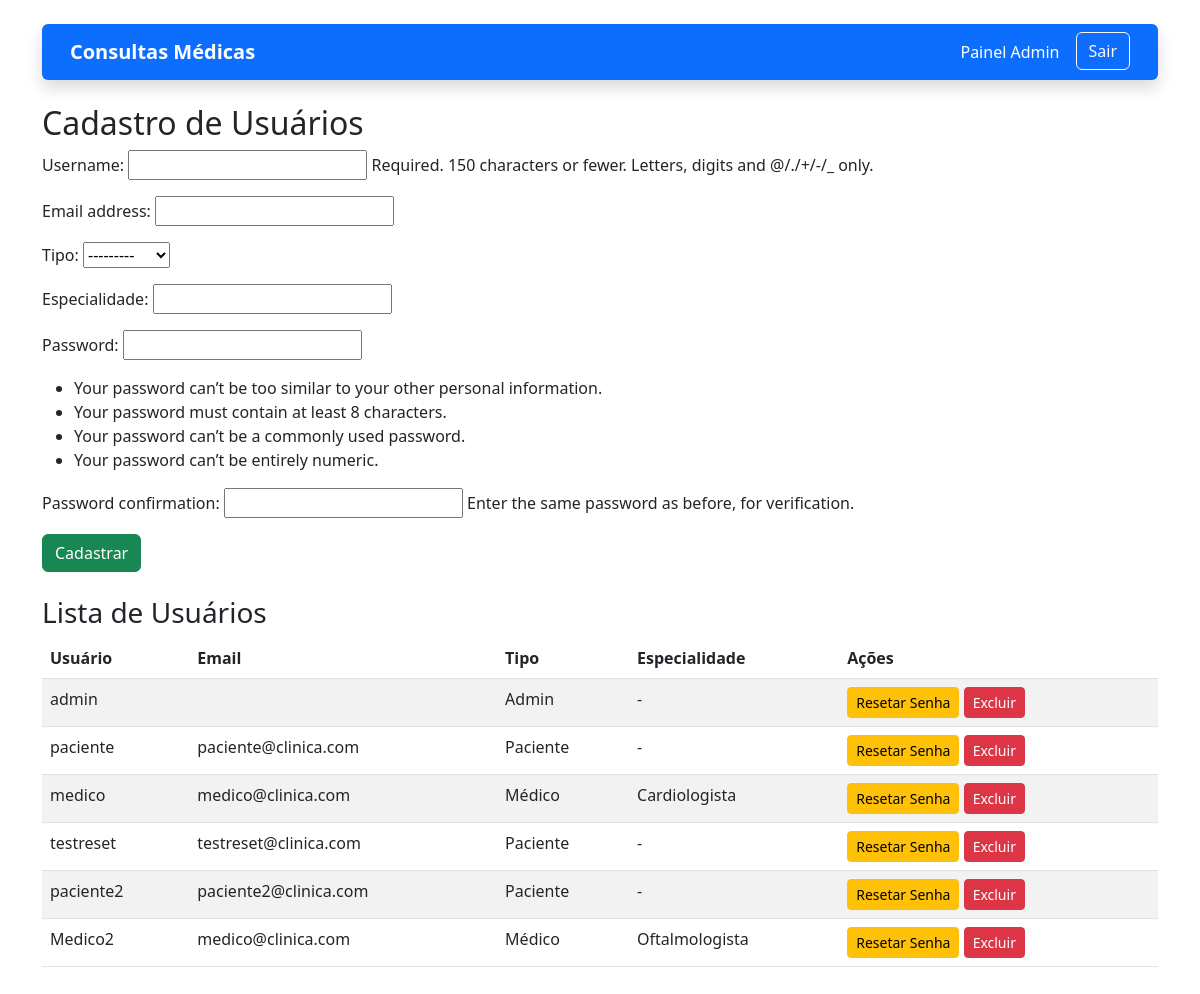
Page /admin_dashboard/ (signed in) on the committed database.
### core/models.py (models this page shows)
class User(AbstractUser):
    USER_TYPES = (
        ('admin', 'Admin'),
        ('medico', 'Médico'),
        ('paciente', 'Paciente'),
    )
    tipo = models.CharField(max_length=10, choices=USER_TYPES)
    especialidade = models.CharField(max_length=100, blank=True, null=True)

### core/views.py (the view)
# urls.py: path('admin_dashboard/', views.admin_dashboard, name='admin_dashboard'),
@login_required
@user_passes_test(lambda u: u.tipo == 'admin')
def admin_dashboard(request):
    usuarios = User.objects.all()
    if request.method == 'POST':
        form = CustomUserCreationForm(request.POST)
        if form.is_valid():
            form.save()
            return redirect('admin_dashboard')
    else:
        form = CustomUserCreationForm()
    return render(request, 'core/admin_dashboard.html', {'form': form, 'usuarios': usuarios})

### core/forms.py (shortened to what this page needs)
class CustomUserCreationForm(UserCreationForm):
    class Meta:
        model = User
        fields = ('username', 'email', 'tipo', 'especialidade', 'password1', 'password2')

### core/templates/core/admin_dashboard.html (shortened to what this page needs)
{% extends 'core/base.html' %}
{% block content %}
<h2>Cadastro de Usuários</h2>
<form method="post" class="mb-4">
    {{ form.as_p }}
    <button type="submit" class="btn btn-success">Cadastrar</button>
</form>
<h3>Lista de Usuários</h3>
<table class="table table-striped">
    <thead>
        <tr>
            <th>Usuário</th>
            <th>Email</th>
            <th>Tipo</th>
            <th>Especialidade</th>
            <th>Ações</th>
        </tr>
    </thead>
    <tbody>
    {% for user in usuarios %}
        <tr>
            <td>{{ user.username }}</td>
            <td>{{ user.email }}</td>
            <td>{{ user.get_tipo_display|default:"(não definido)" }}</td>
            <td>{{ user.especialidade|default:"-" }}</td>
            <td>
                <form method="post" action="{% url 'reset_senha' user.id %}" class="d-inline">
                    <button class="btn btn-sm btn-warning">Resetar Senha</button>
                </form>
                <form method="post" action="{% url 'excluir_usuario' user.id %}" class="d-inline" onsubmit="return confirm('Tem certeza que deseja excluir este usuário?');">
                    <button class="btn btn-sm btn-danger">Excluir</button>
                </form>
            </td>
        </tr>
    {% endfor %}
    </tbody>
</table>
{% endblock %}

### core/templates/core/base.html (shortened to what this page needs)
{% load static %}
<!DOCTYPE html>
<html lang="pt-br">
<head>
    <link rel="stylesheet" href="https://cdn.jsdelivr.net/npm/bootstrap@5.3.0/dist/css/bootstrap.min.css">
    <link rel="stylesheet" href="https://cdn.jsdelivr.net/npm/fullcalendar@6.1.8/index.global.min.css">
</head>
<body class="container py-4">
    <nav class="navbar navbar-expand-lg navbar-dark bg-primary mb-4 rounded shadow px-3">
        <div class="container-fluid">
            <a class="navbar-brand fw-bold text-white" href="{% url 'home' %}">Consultas Médicas</a>
            <div class="collapse navbar-collapse justify-content-end">
                <ul class="navbar-nav">
                    {% if user.is_authenticated %}
                        {% if user.tipo == 'admin' %}
                            <li class="nav-item">
                                <a class="nav-link text-white" href="{% url 'admin_dashboard' %}">Painel Admin</a>
                            </li>
                        {% elif user.tipo == 'medico' %}
                            <li class="nav-item">
                                <a class="nav-link text-white" href="{% url 'medico_dashboard' %}">Painel Médico</a>
                            </li>
                        {% elif user.tipo == 'paciente' %}
                            <li class="nav-item">
                                <a class="nav-link text-white" href="{% url 'paciente_dashboard' %}">Painel Paciente</a>
                            </li>
                        {% endif %}
                        <li class="nav-item">
                            <a class="btn btn-outline-light ms-2" href="{% url 'logout' %}">Sair</a>
                        </li>
                    {% else %}
                        <li class="nav-item">
                            <a class="btn btn-light text-primary" href="{% url 'login' %}">Login</a>
                        </li>
                    {% endif %}
                </ul>
            </div>
        </div>
    </nav>
    <main>
        {% block content %}{% endblock %}
    </main>
</body>
</html>

### rows in the picture
User: username "admin", tipo "Admin", especialidade "-"
User: username "paciente", email "paciente@clinica.com", tipo "Paciente", especialidade "-"
User: username "medico", email "medico@clinica.com", tipo "Médico", especialidade "Cardiologista"
User: username "testreset", email "testreset@clinica.com", tipo "Paciente", especialidade "-"
User: username "paciente2", email "paciente2@clinica.com", tipo "Paciente", especialidade "-"
User: username "Medico2", email "medico@clinica.com", tipo "Médico", especialidade "Oftalmologista"
